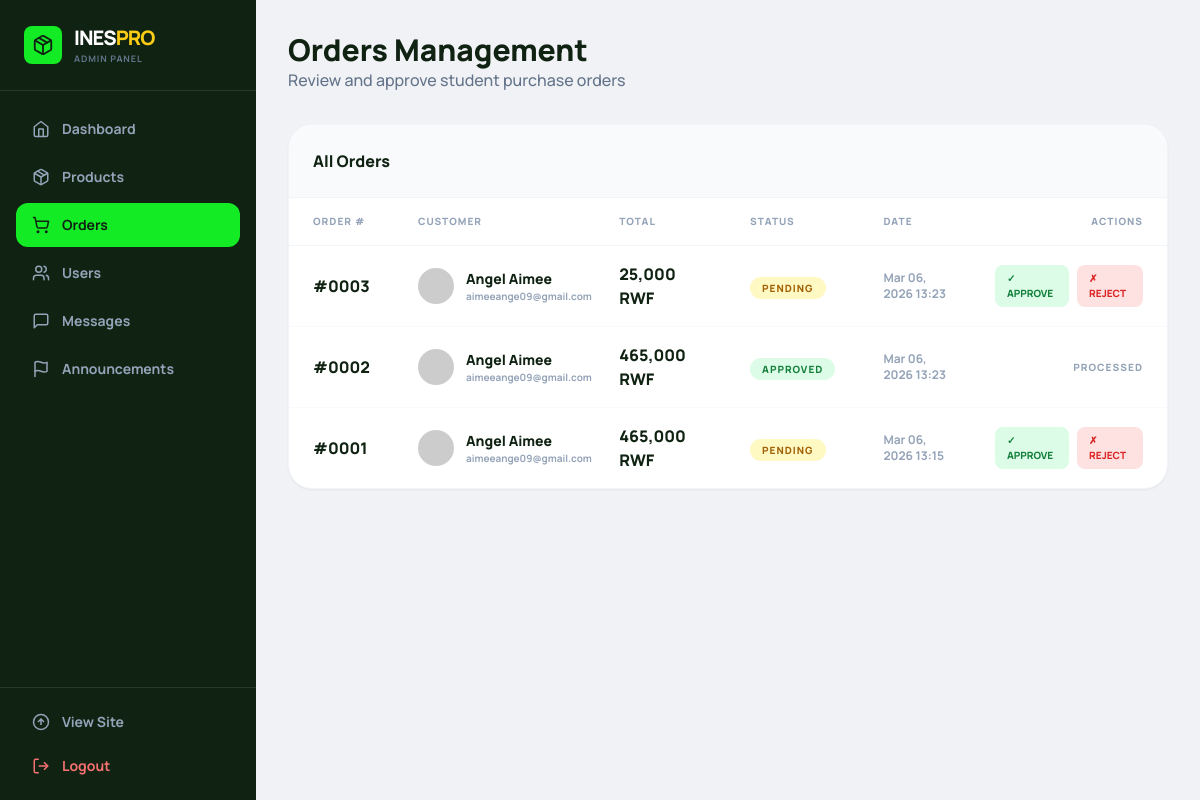
The app's page /orders.php (signed in) with its own data.
### tables this page shows
CREATE TABLE `orders` (
  `id` int(11) NOT NULL,
  `user_id` int(11) NOT NULL,
  `total_price` decimal(10,2) NOT NULL,
  `status` varchar(50) DEFAULT 'Pending',
  `notes` text DEFAULT NULL,
  `created_at` timestamp NOT NULL DEFAULT current_timestamp()
);

CREATE TABLE `users` (
  `id` int(11) NOT NULL,
  `name` varchar(255) NOT NULL,
  `email` varchar(255) NOT NULL,
  `password` varchar(255) NOT NULL,
  `role` varchar(50) DEFAULT 'Student',
  `status` varchar(50) DEFAULT 'Active',
  `avatar_url` text DEFAULT NULL,
  `created_at` timestamp NOT NULL DEFAULT current_timestamp()
);

### orders.php (called while the page is built, shortened)
<?php
require_once 'db.php';
require_once 'mvc/controllers/OrderController.php';
$controller = new OrderController($conn);
$data = $controller->handleAdminOrders();
extract($data);
require_once 'mvc/views/orders_view.php';
?>

### mvc/controllers/OrderController.php (called while the page is built, shortened)
<?php
require_once __DIR__ . '/../models/OrderModel.php';
class OrderController
{
    private $model;
    public function __construct($db)
    {
        $this->model = new OrderModel($db);
    }
    public function handleAdminOrders()
    {
        $orders = $this->model->getAllOrders();
        return compact('orders', 'success_msg');
    }
}
?>

### mvc/models/OrderModel.php (called while the page is built, shortened)
<?php
class OrderModel
{
    private $db;
    public function __construct($db)
    {
        $this->db = $db;
    }
    public function getAllOrders()
    {
        return $this->db->query("SELECT o.*, u.name as user_name, u.email, u.avatar_url FROM orders o JOIN users u ON o.user_id = u.id ORDER BY o.created_at DESC");
    }
}
?>

### mvc/views/orders_view.php (the view, shortened to what this page needs)
<!DOCTYPE html>
<html lang="en">
<head>
    <script src="https://cdn.tailwindcss.com"></script>
    <link rel="stylesheet" href="assets/css/style.css">
</head>
<body class="bg-[#f0f2f5] min-h-screen flex" style="font-family:'Manrope',sans-serif">
<?php include __DIR__ . '/partials/admin_sidebar.php'; ?>
<main class="flex-1 overflow-y-auto p-8">
    <div class="flex justify-between items-center mb-8">
        <div>
            <h2 class="text-3xl font-black text-[#102212]">Orders Management</h2>
            <p class="text-slate-500 font-medium">Review and approve student purchase orders</p>
        </div>
    </div>
    <div class="bg-white rounded-3xl border border-slate-100 shadow-sm overflow-hidden">
        <div class="p-6 border-b border-slate-100 bg-slate-50">
            <h3 class="font-black text-[#102212]">All Orders</h3>
        </div>
        <div class="overflow-x-auto">
            <table class="w-full text-left">
                <thead>
                    <tr class="border-b border-slate-100">
                        <th class="px-6 py-4 text-[10px] font-black uppercase text-slate-400 tracking-widest">Order #</th>
                        <th class="px-6 py-4 text-[10px] font-black uppercase text-slate-400 tracking-widest">Customer</th>
                        <th class="px-6 py-4 text-[10px] font-black uppercase text-slate-400 tracking-widest">Total</th>
                        <th class="px-6 py-4 text-[10px] font-black uppercase text-slate-400 tracking-widest">Status</th>
                        <th class="px-6 py-4 text-[10px] font-black uppercase text-slate-400 tracking-widest">Date</th>
                        <th class="px-6 py-4 text-[10px] font-black uppercase text-slate-400 tracking-widest text-right">Actions</th>
                    </tr>
                </thead>
                <tbody class="divide-y divide-slate-50">
                    <?php if ($orders->num_rows > 0):
    while ($order = $orders->fetch_assoc()):
        $statusColors = [
            'Pending' => 'bg-yellow-100 text-yellow-700',
            'Approved' => 'bg-green-100 text-green-700',
            'Rejected' => 'bg-red-100 text-red-700'
        ];
        $sc = $statusColors[$order['status']] ?? 'bg-slate-100 text-slate-500';
?>
                    <tr class="hover:bg-slate-50/50 transition-colors">
                        <td class="px-6 py-4 font-black text-[#102212]">#<?php echo str_pad($order['id'], 4, '0', STR_PAD_LEFT); ?></td>
                        <td class="px-6 py-4">
                            <div class="flex items-center gap-3">
                                <img src="<?php echo $order['avatar_url'] ?: 'https://i.pravatar.cc/40'; ?>" class="w-9 h-9 rounded-full object-cover" alt="">
                                <div>
                                    <p class="font-black text-sm text-[#102212]"><?php echo $order['user_name']; ?></p>
                                    <p class="text-[10px] text-slate-400 font-bold"><?php echo $order['email']; ?></p>
                                </div>
                            </div>
                        </td>
                        <td class="px-6 py-4 font-black text-[#102212]"><?php echo number_format($order['total_price']); ?> RWF</td>
                        <td class="px-6 py-4">
                            <span class="px-3 py-1 text-[10px] font-black rounded-xl uppercase tracking-widest <?php echo $sc; ?>">
                                <?php echo $order['status']; ?>
                            </span>
                        </td>
                        <td class="px-6 py-4 text-xs font-bold text-slate-400"><?php echo date('M d, Y H:i', strtotime($order['created_at'])); ?></td>
                        <td class="px-6 py-4">
                            <div class="flex justify-end gap-2">
                                <?php if ($order['status'] == 'Pending'): ?>
                                <a href="?approve_order=<?php echo $order['id']; ?>" class="px-3 py-1.5 bg-green-100 text-green-700 text-[10px] font-black rounded-lg uppercase hover:bg-green-200 transition-colors">✓ Approve</a>
                                <a href="?reject_order=<?php echo $order['id']; ?>" class="px-3 py-1.5 bg-red-100 text-red-600 text-[10px] font-black rounded-lg uppercase hover:bg-red-200 transition-colors">✗ Reject</a>
                                <?php
        else: ?>
                                <span class="text-[10px] font-black text-slate-400 uppercase tracking-widest">Processed</span>
                                <?php
        endif; ?>
                            </div>
                        </td>
                    </tr>
                    <?php
    endwhile;
endif; ?>
                </tbody>
            </table>
        </div>
    </div>
</main>
</body>
</html>

### assets/css/style.css (style rules this page uses)
*, *::before, *::after { transition-property: color, background-color, border-color, transform, box-shadow, opacity; transition-duration: 150ms; transition-timing-function: ease; }

### records on screen
orders: id "0003", user.name "Angel Aimee", user.email "aimeeange09@gmail.com", total_price "25,000", status "PENDING", created_at "Mar 06, 2026 13:23"
orders: id "0002", user.name "Angel Aimee", user.email "aimeeange09@gmail.com", total_price "465,000", status "APPROVED", created_at "Mar 06, 2026 13:23", shows "PROCESSED"
orders: id "0001", user.name "Angel Aimee", user.email "aimeeange09@gmail.com", total_price "465,000", status "PENDING", created_at "Mar 06, 2026 13:15"

### other values on screen
$label "Dashboard"
$label "Products"
$label "Orders"
$label "Users"
$label "Messages"
$label "Announcements"
